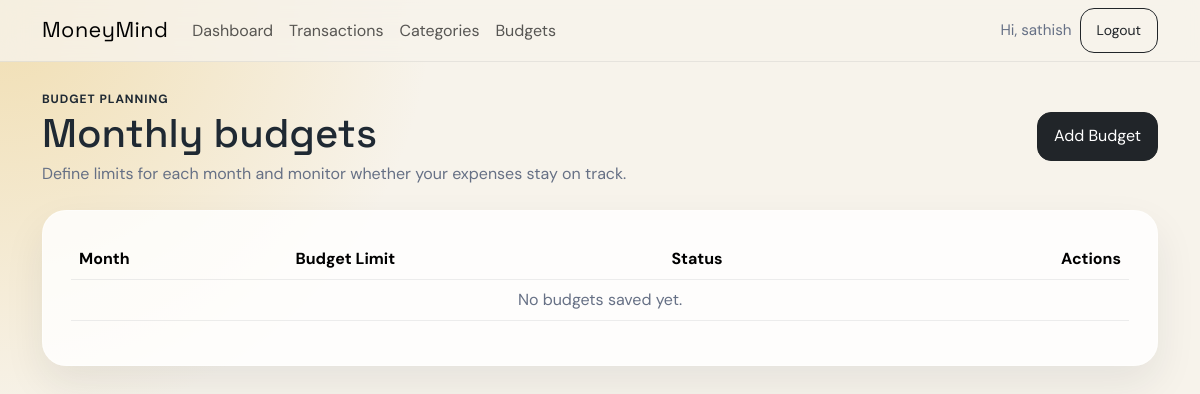
/budgets/ (signed in), run on an earlier commit of the app's database.
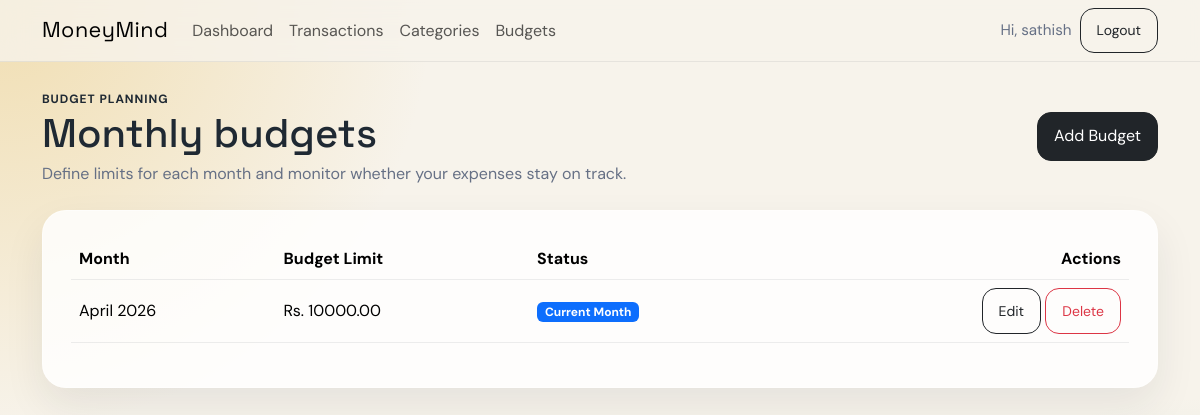
And on a later commit of the database.
### finance/models.py (models this page shows, shortened)
class TimeStampedModel(models.Model):
    created_at = models.DateTimeField(auto_now_add=True)
    updated_at = models.DateTimeField(auto_now=True)
    class Meta:
        abstract = True

class Budget(TimeStampedModel):
    user = models.ForeignKey(User, on_delete=models.CASCADE, related_name='budgets')
    month = models.DateField(help_text='Store the first day of the budget month.')
    limit_amount = models.DecimalField(max_digits=12, decimal_places=2)
    class Meta:
        ordering = ['-month']
        unique_together = ('user', 'month')

### finance/views.py (the view)
# urls.py: path('budgets/', views.BudgetListView.as_view(), name='budget_list'),
class BudgetListView(UserOwnedQuerySetMixin, ListView):
    model = Budget
    template_name = 'finance/budget_list.html'
    context_object_name = 'budgets'
    def get_context_data(self, **kwargs):
        context = super().get_context_data(**kwargs)
        context['current_month'] = month_start(date.today())
        return context

### finance/views.py (called while the page is built)
def month_start(value):
    return value.replace(day=1)

    def get_queryset(self):
        return super().get_queryset().filter(user=self.request.user)

### templates/finance/budget_list.html (shortened to what this page needs)
{% extends 'base.html' %}
{% block content %}
<div class="section-banner mb-4">
    <div>
        <span class="eyebrow">Budget planning</span>
        <h1 class="page-title mb-1">Monthly budgets</h1>
        <p class="text-muted mb-0">Define limits for each month and monitor whether your expenses stay on track.</p>
    </div>
    <a href="{% url 'budget_add' %}" class="btn btn-dark">Add Budget</a>
</div>
<div class="content-card">
    <div class="table-responsive">
        <table class="table align-middle">
            <thead><tr><th>Month</th><th>Budget Limit</th><th>Status</th><th class="text-end">Actions</th></tr></thead>
            <tbody>
                {% for budget in budgets %}
                    <tr>
                        <td>{{ budget.month|date:'F Y' }}</td>
                        <td>Rs. {{ budget.limit_amount }}</td>
                        <td>{% if budget.month == current_month %}<span class="badge text-bg-primary">Current Month</span>{% else %}<span class="badge text-bg-secondary">Archived</span>{% endif %}</td>
                        <td class="text-end">
                            <a href="{% url 'budget_edit' budget.pk %}" class="btn btn-sm btn-outline-dark">Edit</a>
                            <a href="{% url 'budget_delete' budget.pk %}" class="btn btn-sm btn-outline-danger">Delete</a>
                        </td>
                    </tr>
                {% empty %}
                    <tr><td colspan="4" class="text-center text-muted">No budgets saved yet.</td></tr>
                {% endfor %}
            </tbody>
        </table>
    </div>
</div>
{% endblock %}

### templates/base.html (shortened to what this page needs)
{% load static %}
<!DOCTYPE html>
<html lang="en">
<head>
    <link href="https://cdn.jsdelivr.net/npm/bootstrap@5.3.3/dist/css/bootstrap.min.css" rel="stylesheet">
    <link rel="stylesheet" href="{% static 'css/styles.css' %}">
</head>
<body>
    <div class="page-shell">
        <nav class="navbar navbar-expand-lg finance-nav">
            <div class="container">
                <a class="navbar-brand brand-mark" href="{% url 'dashboard' %}">MoneyMind</a>
                <div class="collapse navbar-collapse" id="navMenu">
                    <ul class="navbar-nav me-auto mb-2 mb-lg-0">
                        {% if user.is_authenticated %}
                            <li class="nav-item"><a class="nav-link" href="{% url 'dashboard' %}">Dashboard</a></li>
                            <li class="nav-item"><a class="nav-link" href="{% url 'transaction_list' %}">Transactions</a></li>
                            <li class="nav-item"><a class="nav-link" href="{% url 'category_list' %}">Categories</a></li>
                            <li class="nav-item"><a class="nav-link" href="{% url 'budget_list' %}">Budgets</a></li>
                        {% endif %}
                    </ul>
                    <div class="d-flex align-items-center gap-2">
                        {% if user.is_authenticated %}
                            <span class="nav-user">Hi, {{ user.username }}</span>
                            <form action="{% url 'logout' %}" method="post" class="m-0">
                                <button class="btn btn-sm btn-outline-dark" type="submit">Logout</button>
                            </form>
                        {% else %}
                            <a class="btn btn-sm btn-outline-dark" href="{% url 'login' %}">Login</a>
                            <a class="btn btn-sm btn-dark" href="{% url 'register' %}">Register</a>
                        {% endif %}
                    </div>
                </div>
            </div>
        </nav>
        <main class="container py-4">
            {% block content %}{% endblock %}
        </main>
    </div>
</body>
</html>

### static/css/styles.css (style rules this page uses)
:root { --bg: #f7f3eb; --panel: rgba(255, 255, 255, 0.82); --ink: #1f2933; --muted: #667085; --line: rgba(31, 41, 51, 0.08); --primary: #264653; --accent: #e9c46a; }
body { background: radial-gradient(circle at top left, rgba(233, 196, 106, 0.45), transparent 30%), radial-gradient(circle at bottom right, rgba(42, 157, 143, 0.25), transparent 28%), var(--bg); color: var(--ink); font-family: 'DM Sans', sans-serif; min-height: 100vh; }
.finance-nav { background: rgba(247, 243, 235, 0.8); backdrop-filter: blur(14px); border-bottom: 1px solid var(--line); }
.brand-mark, .hero-title, .page-title, .section-title { font-family: 'Space Grotesk', sans-serif; }
.brand-mark { font-size: 1.35rem; letter-spacing: 0.02em; }
.nav-user { color: var(--muted); font-size: 0.95rem; }
.hero-panel, .content-card, .auth-card { background: var(--panel); border: 1px solid rgba(255, 255, 255, 0.45); border-radius: 24px; box-shadow: 0 18px 40px rgba(31, 41, 51, 0.08); }
.auth-card, .content-card { padding: 1.75rem; }
.hero-copy, .section-banner p, .text-muted { color: var(--muted) !important; }
.metric-card span, .mini-label, .eyebrow { text-transform: uppercase; letter-spacing: 0.08em; font-size: 0.75rem; font-weight: 700; }
.section-head, .section-banner { display: flex; justify-content: space-between; align-items: center; gap: 1rem; }
.section-title, .page-title { margin: 0; }
.table > :not(caption) > * > * { background: transparent; border-bottom-color: var(--line); }
.btn { border-radius: 14px; padding: 0.7rem 1rem; }

What changed in the data, as far as the page shows it:
added Budget: month "April 2026", limit_amount "10000.00", shows "Current Month"
Also different on the page:
text no longer shown: "No budgets saved yet."
